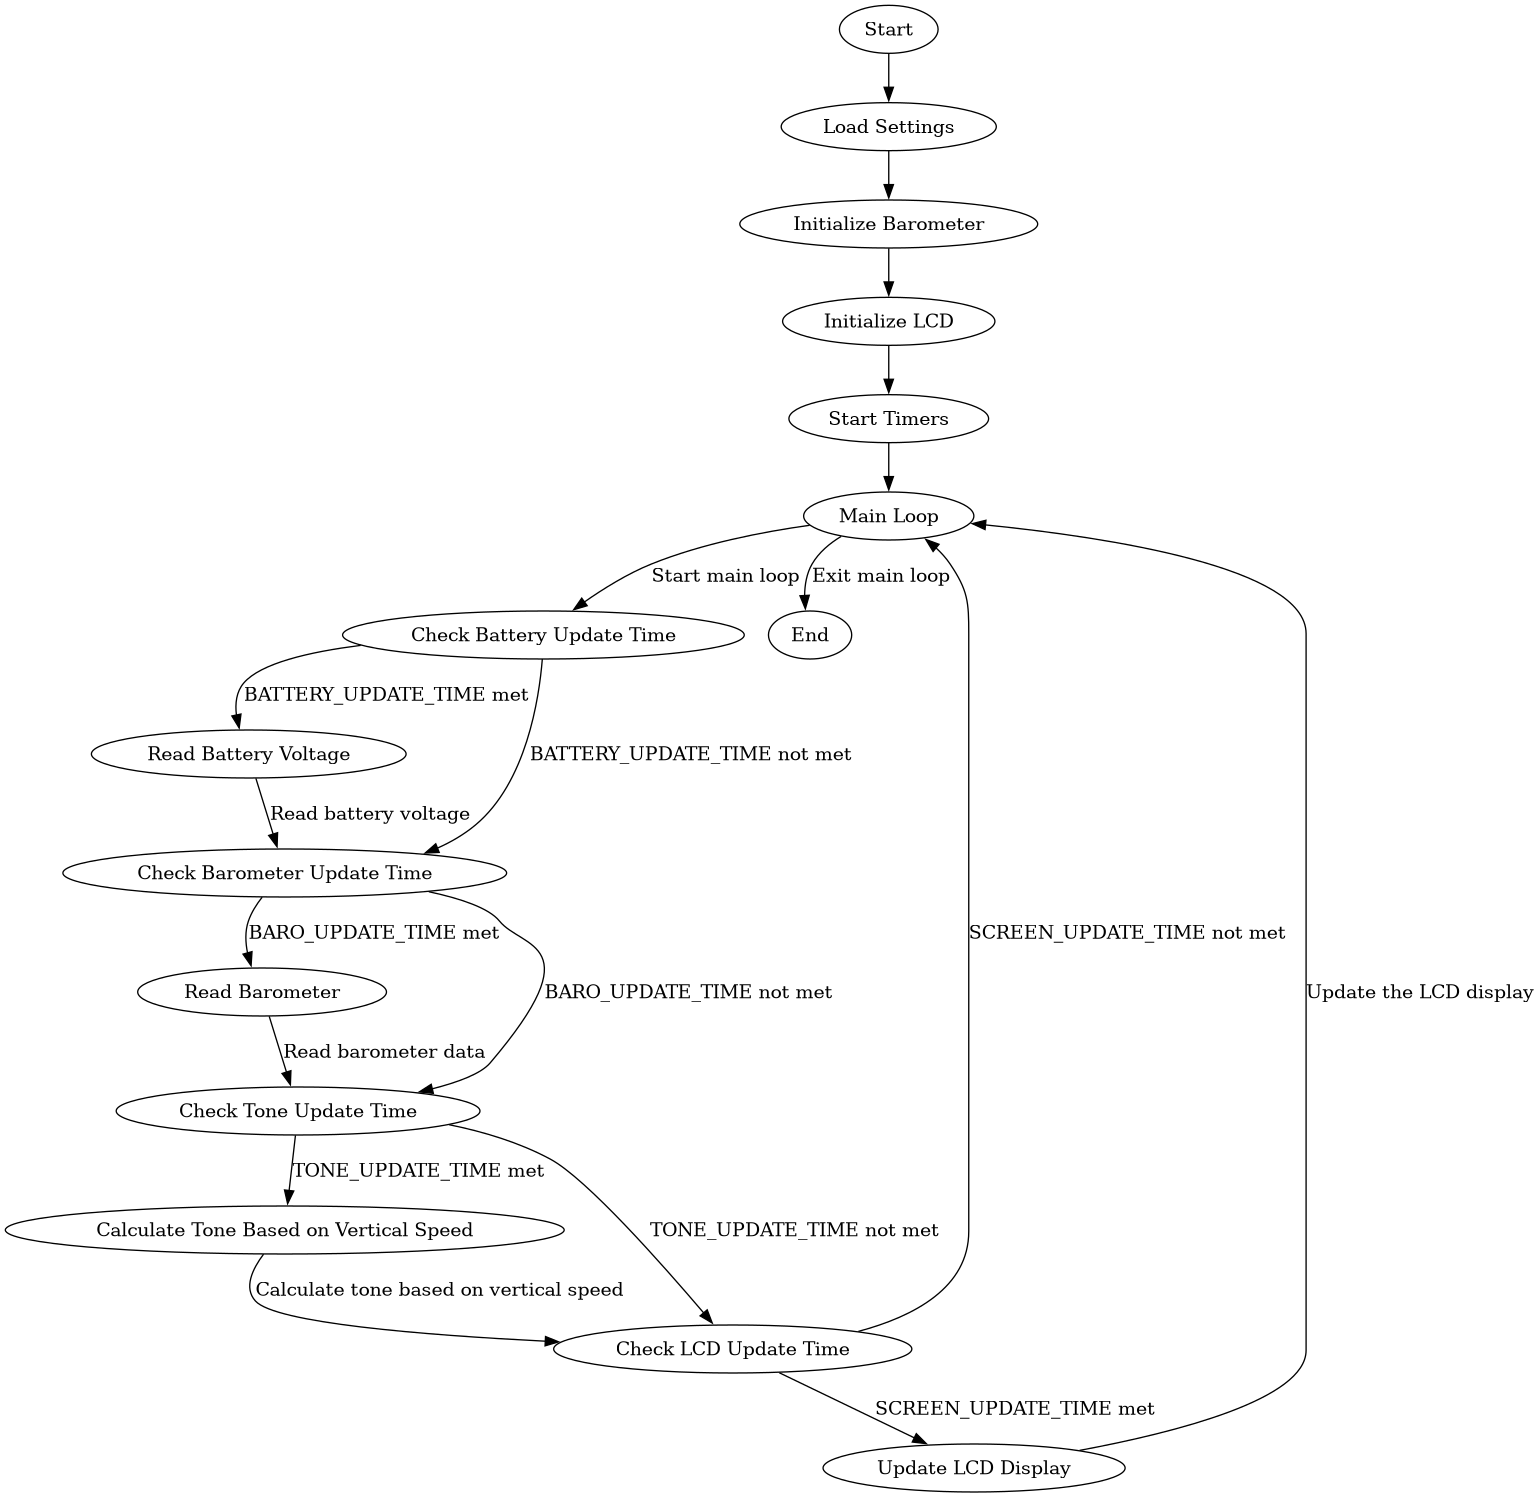

Python code for this plot:
import graphviz

def generate_structogram():
    # Create a new Graphviz Digraph
    dot = graphviz.Digraph(comment='Detailed Structogram for Main Function')

    # Add the major blocks of the program
    dot.node('Start', 'Start')
    dot.node('LoadSettings', 'Load Settings')
    dot.node('InitBaro', 'Initialize Barometer')
    dot.node('InitLcd', 'Initialize LCD')
    dot.node('StartTimers', 'Start Timers')
    dot.node('MainLoop', 'Main Loop')
    dot.node('BatteryCheck', 'Check Battery Update Time')
    dot.node('ReadVoltage', 'Read Battery Voltage')
    dot.node('BaroCheck', 'Check Barometer Update Time')
    dot.node('ReadBaro', 'Read Barometer')
    dot.node('ToneCheck', 'Check Tone Update Time')
    dot.node('CalculateTone', 'Calculate Tone Based on Vertical Speed')
    dot.node('ScreenCheck', 'Check LCD Update Time')
    dot.node('UpdateLcd', 'Update LCD Display')
    dot.node('End', 'End')

    # Define the flow from start to main loop
    dot.edge('Start', 'LoadSettings')
    dot.edge('LoadSettings', 'InitBaro')
    dot.edge('InitBaro', 'InitLcd')
    dot.edge('InitLcd', 'StartTimers')
    dot.edge('StartTimers', 'MainLoop')

    # Main loop flow with more details
    dot.edge('MainLoop', 'BatteryCheck', label='Start main loop')
    dot.edge('BatteryCheck', 'ReadVoltage', label='BATTERY_UPDATE_TIME met')
    dot.edge('BatteryCheck', 'BaroCheck', label='BATTERY_UPDATE_TIME not met')
    dot.edge('ReadVoltage', 'BaroCheck', label='Read battery voltage')
    
    dot.edge('BaroCheck', 'ReadBaro', label='BARO_UPDATE_TIME met')
    dot.edge('BaroCheck', 'ToneCheck', label='BARO_UPDATE_TIME not met')
    dot.edge('ReadBaro', 'ToneCheck', label='Read barometer data')
    
    dot.edge('ToneCheck', 'CalculateTone', label='TONE_UPDATE_TIME met')
    dot.edge('ToneCheck', 'ScreenCheck', label='TONE_UPDATE_TIME not met')
    dot.edge('CalculateTone', 'ScreenCheck', label='Calculate tone based on vertical speed')

    # Screen update flow
    dot.edge('ScreenCheck', 'UpdateLcd', label='SCREEN_UPDATE_TIME met')
    dot.edge('ScreenCheck', 'MainLoop', label='SCREEN_UPDATE_TIME not met')
    dot.edge('UpdateLcd', 'MainLoop', label='Update the LCD display')

    # End loop
    dot.edge('MainLoop', 'End', label='Exit main loop')

    # Save and render the diagram
    dot.render('pap-detailliert', format='png', cleanup=True)

    print("Detailed pap saved as 'pap-detailliert.png'")

if __name__ == '__main__':
    generate_structogram()
